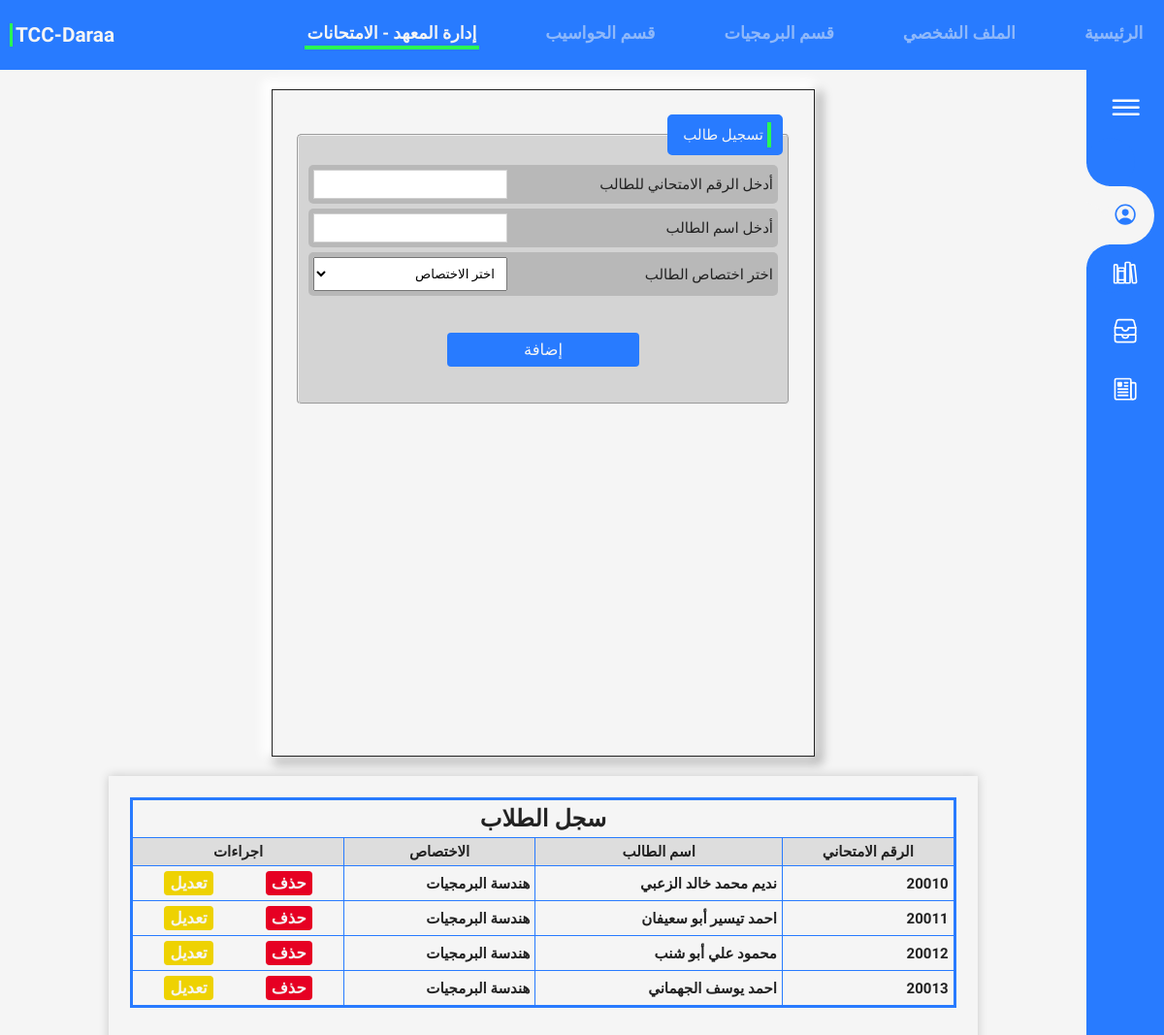
/admin/TCC-exam-admin.php, run on the app's committed database.
### tables this page shows
CREATE TABLE `stu_reg` (
  `stu_id` int(11) NOT NULL,
  `stu_name` text DEFAULT NULL,
  `stu_mag` text DEFAULT NULL
);

### admin/TCC-exam-admin.php (the view, shortened to what this page needs)
<!DOCTYPE html>
<html lang="en" id="html">
<head>
    <link rel="stylesheet" href="../assest/css/style.css">
    <link rel="stylesheet" href="../assest/css/adminstyle.css">
</head>
<body>
    <header class="header" id="header">
        <nav class="nav">
            <div class="nav_menu" id="nav-menu">
                <ul class="nav_list">
                    <li class="nav_item" id="li1">
                        <a href="../index.php" class="nav_link">
                            <span class="nav_name">الرئيسية</span>
                        </a>
                    </li>
                    <li class="nav_item" id="li3">
                        <a href="../profile.php" class="nav_link">
                            <span class="nav_name">الملف الشخصي</span>
                        </a>
                    </li>
                    <li class="nav_item" id="li2">
                        <span class="nav_link" id="navS">
                            <span class="nav_name">قسم البرمجيات</span>
                        </span>
                    </li>
                    <li class="nav_item" id="li4">
                        <span class="nav_link" id="navH">
                            <span class="nav_name">قسم الحواسيب</span>
                        </span>
                    </li>
                    <li class="nav_item" id="li7">
                        <a href="../TCC-login.php" class="nav_link">
                            <span class="nav_name">إدارة المعهد - الامتحانات</span>
                        </a>
                    </li>
                </ul>
            </div>
            <a href="../index.php" class="nav_logo">TCC-Daraa</a>
        </nav>
    </header>
    <div class="navContainer">
        <div class="navigation">
            <div class="tcc">
                <div class="switch">
                    <ion-icon name="menu-outline"></ion-icon>
                </div>
                <div class="title">
                </div>
            </div>
            <ul>
                <li id="li22">
                    <a href="TCC-exam-admin.php">
                        <span class="icon"><ion-icon name="person-circle-outline"></ion-icon></span>
                        <span class="title">الطلاب</span>
                    </a>
                </li>
                <li id="li3">
                    <a href="subjects&teacher-register.php">
                        <span class="icon"><ion-icon name="library-outline"></ion-icon></span>
                        <span class="title">المقررات والمدرسين</span>
                    </a>
                </li>
                <li id="li5">
                    <a href="exam-result.php">
                        <span class="icon"><ion-icon name="file-tray-stacked-outline"></ion-icon></span>
                        <span class="title">نتائج الامتحانات</span>
                    </a>
                </li>
                <li id="li6">
                    <a href="post.php">
                        <span class="icon"><ion-icon name="newspaper-outline"></ion-icon></span>
                        <span class="title">المنشورات</span>
                    </a>
                </li>
            </ul>
        </div>
        <div class="main">
            <div class="mark_main">
                <div class="stu_info1">
                    <form method="POST">
                <fieldset class="indiv">
                    <legend><span>تسجيل طالب</span></legend>
                    <div class="indiv1">
                    <label for="">أدخل الرقم الامتحاني للطالب</label>
                        <input type="number" name="stu_id11" style="width: 200px;" required>
                    </div>
                    <div class="indiv1">
                    <label for="">أدخل اسم الطالب</label>
                        <input type="text" name="stu_name11" style="width: 200px;" required>
                </div>
                    <div class="indiv1">
                    <label for="">اختر اختصاص الطالب</label>
                    <select class="indiv_select" name="stu_mag11" style="width: 200px;" required>
                          <option value="">اختر الاختصاص</option>
                        </select>
                    </div>
                    <div class="btn_div"><input class="sub_btn1" name="stu_add11" type="submit" value="إضافة" ></div>
                </fieldset>
                </form>
                </div>
            </div>
            <?php
            include('../database/connect.php');
    ?>
    <?php
            $sql_s = 'SELECT * FROM stu_reg ORDER BY stu_id';
            $result = mysqli_query($connect, $sql_s);
    ?>
<div class="staff-inp1" style="width: 80%; margin:0 auto;">
    <table class="tab" style="margin: 0 auto 30px auto; width:100%;">
                <tr>
                    <th colspan="5" style="font-size: 1.6em;">سجل الطلاب</th>
                </tr>
                <tr style="background-color: #ddd;">
                    <th>الرقم الامتحاني</th>
                    <th>اسم الطالب</th>
                    <th>الاختصاص</th>
                    <th>اجراءات</th>
                </tr>
                    <?php
                        if(isset($result)){
                            while($row = mysqli_fetch_assoc($result)){
                                ?>
                                    <tr>
                                        <td><?php echo $row['stu_id'] ?></td>
                                        <td><?php echo $row['stu_name'] ?></td>
                                        <td><?php echo $row['stu_mag'] ?></td>
                                        <th>
                                            <form action="../database/update-stu.php" method="POST">
                                            <div style="display: flex;align-items: center; justify-content: space-around;">
                                            <input class="del_btn" type="submit" name="nam6" value="حذف" style="margin:0 5px">
                                            <input class="del_btn alter_btn" type="submit" name="up_nam" value="تعديل" style="margin:0 5px;">
                                            </div>
                                            </form>
                                        </th>
                                    </tr>
                        <?php
                            }
                        }
                    ?>
            </table>
    </div>
        </div>
</body>
</html>

### assest/css/adminstyle.css (style rules this page uses)
:root { --blue: #287bff; --white: #fff; --dark-white: #f5f5f5; --black: #222; --gray: #999; --green: #29fd53; --blue: #287bff; --white: #fff; --grey: #f5f5f5; --black1: #222; --black2: #999; --body-font: 'Almarai', sans-serif; --large-font-size: 1.5rem; --medium-font-size: 1.2rem; --normal-font-size: 0.938rem; }

### data on the page
stu_reg: stu_id "20010", stu_name "نديم محمد خالد الزعبي", stu_mag "هندسة البرمجيات"
stu_reg: stu_id "20011", stu_name "احمد تيسير أبو سعيفان", stu_mag "هندسة البرمجيات"
stu_reg: stu_id "20012", stu_name "محمود علي أبو شنب", stu_mag "هندسة البرمجيات"
stu_reg: stu_id "20013", stu_name "احمد يوسف الجهماني", stu_mag "هندسة البرمجيات"
